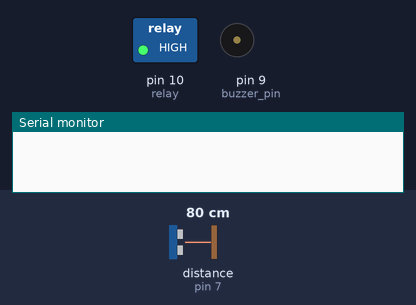
The sketch below on a simulated Arduino Uno, built with avr-gcc and run on an emulated ATmega328P. On the bench: switched loads named in the sketch (green lamp = pin HIGH), buzzer (waves = sounding, pin HIGH), the last lines printed to the serial monitor. Wiring (inferred from the names in the program): ultrasonic range finder: trigger pin 8; echo pin 7. The inputs (shaded band) are chosen by the test bench; at power-on: distance to the obstacle (sensor on pin 7) 80 cm. The echo pulse lasts 58.3 µs per cm; pins used as bus, display or sensor lines are not drawn.

Above: at 1.2 s.
1.3 s: distance to the obstacle (sensor on pin 7) set to 14 cm
2.8 s: distance to the obstacle (sensor on pin 7) set to 11 cm
At 4.0 s:
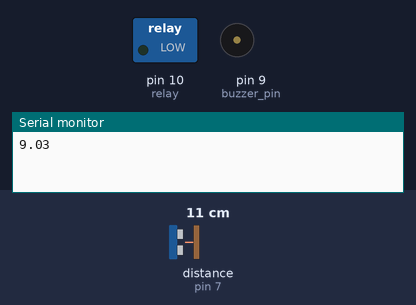
4.3 s: distance to the obstacle (sensor on pin 7) set to 21 cm
5.8 s: distance to the obstacle (sensor on pin 7) set to 26 cm
At 6.5 s:
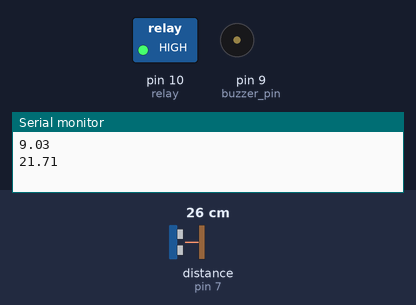
7.3 s: distance to the obstacle (sensor on pin 7) set to 2 cm
At 7.6 s:
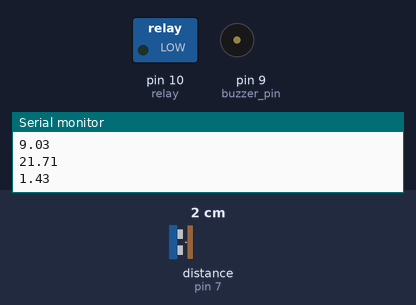
Timing chart, 0 to 9.8 s (numbered marks = the images above; inputs shaded):
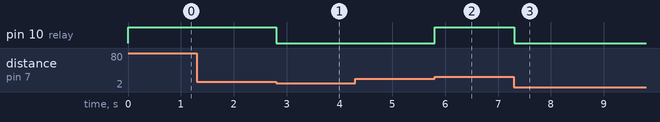

The sketch:

water_tank.ino
```cpp
float d;

void setup() {
  Serial.begin(9600);
  pinMode(7, INPUT); //echo pin of ultraSonic
  pinMode(8, OUTPUT); //trig pin of ultraSonic
  pinMode(10, OUTPUT); // relay
  pinMode(9, OUTPUT); // buzzer pin
}

int low = 20;
int high = 10;

void vol() //distance calculaion...
{
  digitalWrite(8, HIGH);
  delayMicroseconds(8);
  digitalWrite(8, LOW);
  delayMicroseconds(2);
  d = pulseIn(7, HIGH);
  d = d / 69;
}

void loop() {
  vol();
  while (1)
  {
  b: digitalWrite(10, HIGH); // Pump On...
    vol();
    if (d < high) //check high...
    {
      Serial.println(d);
      digitalWrite(9, HIGH); // buzzer on.....
      digitalWrite(9, LOW);
      goto a;
    }
  }
  while (1)
  {
    a: digitalWrite(10, LOW); // pump off...
    vol();
    if (d > low) //check low
    {
      Serial.println(d);
      digitalWrite(9, HIGH); //Buzzer beeping......
      digitalWrite(9, LOW);
      digitalWrite(9, HIGH);
      digitalWrite(9, LOW);
      goto b;
    }
  }
}
```

Measured:
- the behaviour switches between 13 and 12 cm on distance to the obstacle (sensor on pin 7) (found by bisection; images 0 and 1)
- the behaviour switches between 23 and 24 cm on distance to the obstacle (sensor on pin 7) (found by bisection; images 1 and 2)
- after the input at 1.3 s, every drawn part: stays the same
- after the input at 2.8 s, pin 10 (relay): HIGH → LOW at once
- after the input at 4.3 s, every drawn part: stays the same
- after the input at 5.8 s, pin 10 (relay): LOW → HIGH at once
- after the input at 7.3 s, pin 10 (relay): HIGH → LOW at once
